Frame 1 (no input): blank canvas, image omitted
Frame 60 (the mouse pressed at the canvas centre just before this capture): blank canvas, image omitted
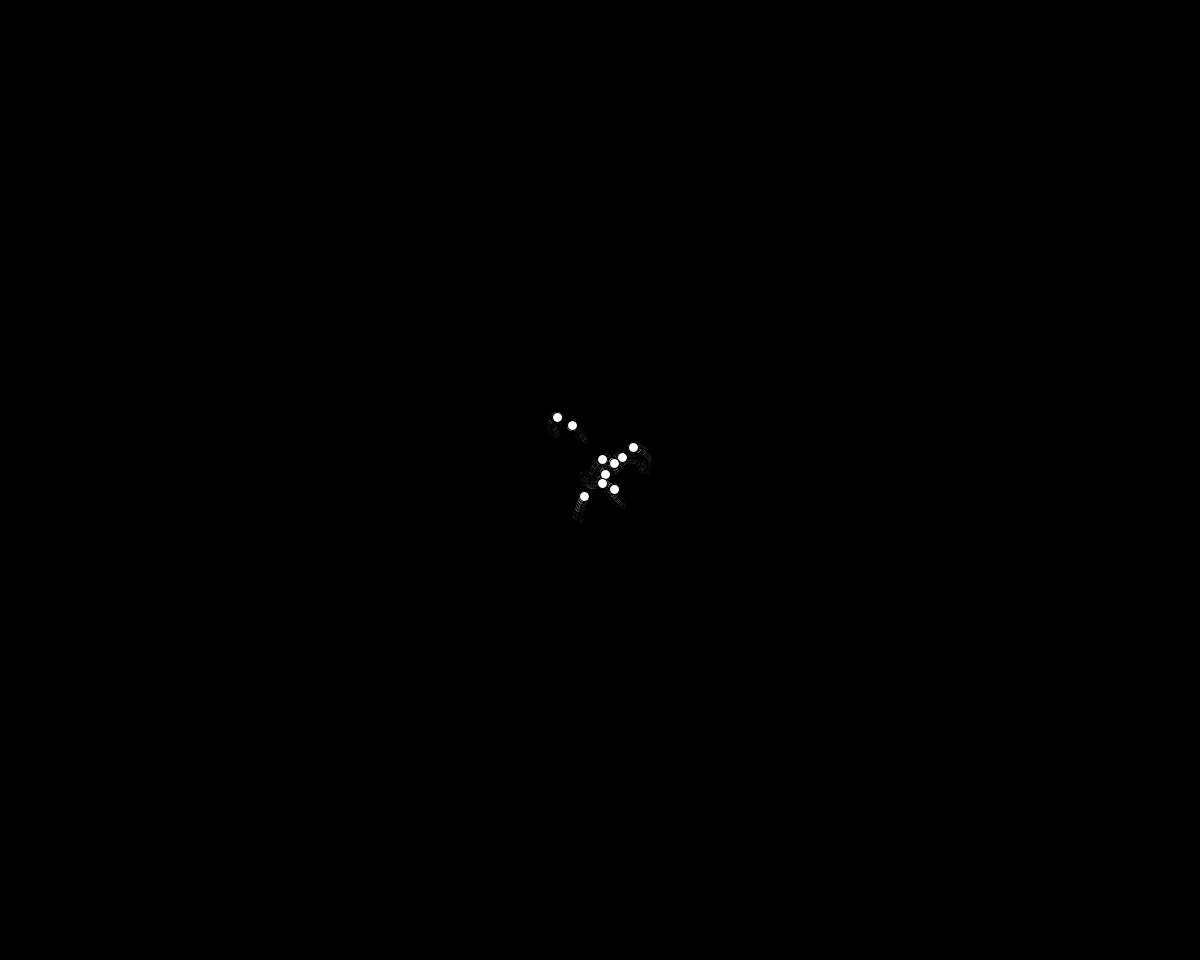
Frame 120 (the mouse held since frame 60 and released just before this capture)

The Processing sketch whose frames 1 and 60 were blank and that drew this single picture after the mouse press (run headless with seeded random() and noise(); from frame 60 on, the mouse is pressed at the canvas centre):

// Processing sketch: particles
// ── particles.pde
void setup(){
  size(1200,960);
  background(0);
  //frameRate(5);
  //stroke(255);
}
ArrayList<Particle> particleList = new ArrayList<>();
int randomPosition = 50;
int count = 0;

void draw(){
  if (count%3 == 0){
  fill(0,10);
  rect(-2,-2,width+4,height+4);
  fill(255);
  }
  for(Particle p : particleList){
    p.render();
    p.update();
  }
  count++;
  if(count > 10000){particleList = new ArrayList<>(); count =0;}
}

void mousePressed(){
  for( int i = 0 ; i <10 ; i++ ){
    Particle p = new Particle
    (mouseX+floor(random(-randomPosition,randomPosition+1)),
    mouseY+floor(random(-randomPosition,randomPosition+1)), 10);
    particleList.add(p);
  }
}

// ── Particle.pde
class Particle{
  int type;
  PVector position;
  PVector velocity;
  PVector acceleration;
  float size;
  float mass;
  int R;
  int G;
  int B;
  float initialVelocity;
  PVector center;
  
  Particle(int x , int y, float r){
    position = new PVector();
    velocity = new PVector();
    acceleration = new PVector();
    center = new PVector(0,0);
    
    initialVelocity = 0.5;
    
    position.x=x;
    position.y=y;
    
    velocity.x = random(-initialVelocity,initialVelocity);
    velocity.y = random(-initialVelocity,initialVelocity);
    
    size=r;
  }
  
  void update(){
    position.add(velocity);
    velocity.add(acceleration);
    attract();
    impact();
  }
  
  float distanceSquared(Particle p){
    return 
    (this.position.x - p.position.x)*(this.position.x - p.position.x)+
    (this.position.y - p.position.y)*(this.position.y - p.position.y);
  }
  PVector difference(Particle p){
    PVector result = new PVector();
    result.x = p.position.x - this.position.x;
    result.y = p.position.y - this.position.y;
    return result;
  }
  
  void attract(){
    PVector attractor = new PVector();
    acceleration.set(0,0);
    for (Particle p : particleList){
      if(p!=this){
        attractor.set(difference(p));
        attractor.setMag(0.1/pow(max(distanceSquared(p),10),0.5));
        if(attractor.mag()>1){attractor.setMag(1);}
        if(attractor.mag()<0.0001){attractor.setMag(0.0001);}
        //println(1/pow(max(distanceSquared(p),10),1));
        acceleration.add(attractor);
        if (acceleration.mag()>1){println("acceleration: " + acceleration.mag());}
        if(distanceSquared(p) < 5){
        attractor.set(difference(p).mult(-1));
        attractor.setMag(pow(distanceSquared(p),1));
        if(attractor.mag()>0.1){attractor.setMag(0.1);}
        //println("acceleration: " + acceleration.mag());
        acceleration.add(attractor);
          
        }
      }
    }
  }
  
  void impact(){
    for (Particle p : particleList){
      if(p!=this){
        if(distanceSquared(p)<size*size){
          velocity.mult(1);
          PVector b = difference(p);
          PVector bh = new PVector();
          bh.x = -b.y;
          bh.y = b.x;
          float v = PVector.angleBetween(velocity,bh);
          velocity.rotate(v);
        }
      }
    }
  }
  
  void render (){
    circle(position.x,position.y, size);
  }
  
}
